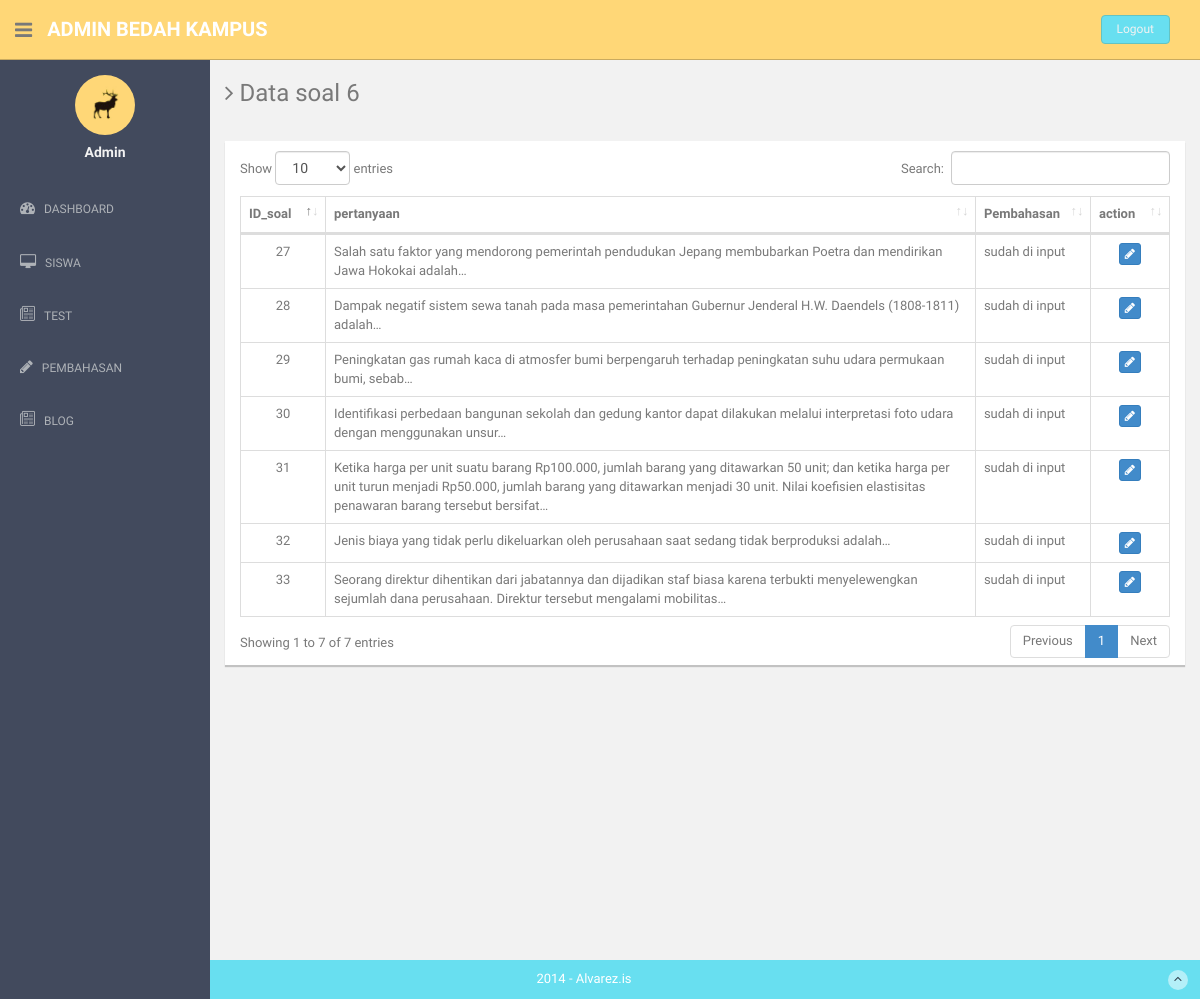
/index.php/admin/dftr_pembahasan?id_tes=6, run on an earlier commit of the app's database.
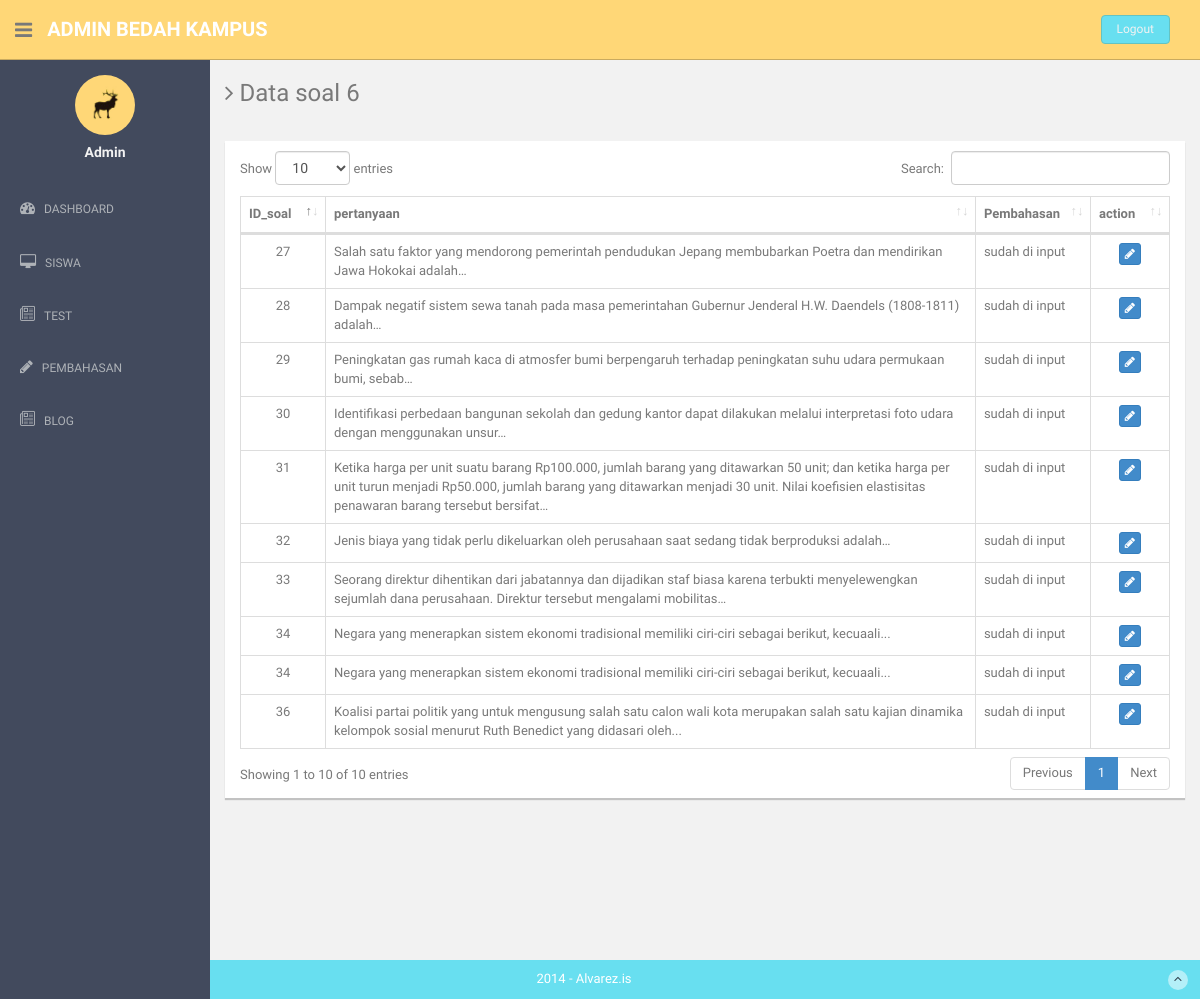
And on a later commit of the database.
### tables this page shows
CREATE TABLE `pembahasan` (
  `id_pembahasan` int(11) NOT NULL,
  `id_soal` int(11) NOT NULL,
  `link` text NOT NULL,
  `isi` text NOT NULL
);

CREATE TABLE `soal` (
  `ID_soal` int(11) NOT NULL,
  `soal` text NOT NULL,
  `a` text NOT NULL,
  `b` text NOT NULL,
  `c` text NOT NULL,
  `d` text NOT NULL,
  `e` text NOT NULL,
  `kunci` varchar(2) NOT NULL,
  `id_tes` int(5) NOT NULL
);

### application/controllers/Admin.php (called while the page is built, shortened)
<?php
class Admin extends CI_Controller
{
	public function __construct(){
        $this->load->model('Madmin');
		$this->load->model('Msoal');
    }
	public function dftr_pembahasan(){
		$id_tes = $_GET['id_tes'];
		$data['soal'] = $this->Msoal->dftr_soalp($id_tes)->result();
		$this->load->view('admin/daftar_pembahasan',$data);
	}
}
?>

### index.php (called while the page is built, shortened)
<?php
require_once BASEPATH.'core/CodeIgniter.php';

### application/models/Msoal.php (called while the page is built, shortened)
<?php
class Msoal extends CI_model {
	public function dftr_soalp($id_tes){
		$this->db->select('*');
		$this->db->from('pembahasan');
		$this->db->join('soal', 'pembahasan.id_soal = soal.ID_soal');
		$this->db->where('id_tes',$id_tes);
		return $this->db->get();
	}
}
?>

### application/views/admin/daftar_pembahasan.php (the view, shortened to what this page needs)
<!DOCTYPE html>
<html lang="en">
  <head>
    <link href="<?php echo base_url('dst/assets/css/bootstrap.css '); ?>" rel="stylesheet">
    <link href="<?php echo base_url('dst/datatables/dataTables.bootstrap4.css'); ?>" rel="stylesheet">
    <link href="<?php echo base_url('dst/assets/font-awesome/css/font-awesome.css '); ?>" rel="stylesheet" />
    <link rel="stylesheet" type="text/css" href="<?php echo base_url('dst/assets/css/zabuto_calendar.css '); ?>">
    <link rel="stylesheet" type="text/css" href="<?php echo base_url('dst/assets/js/gritter/css/jquery.gritter.css '); ?>" />
    <link rel="stylesheet" type="text/css" href="<?php echo base_url('dst/assets/lineicons/style.css '); ?>">
    <link href="<?php echo base_url('dst/assets/css/style.css '); ?>" rel="stylesheet">
    <link href="<?php echo base_url('dst/assets/css/style-responsive.css '); ?>" rel="stylesheet">
  </head>
  <body>
  <section id="container" >
      <header class="header black-bg">
              <div class="sidebar-toggle-box">
                  <div class="fa fa-bars tooltips" data-placement="right" data-original-title="Toggle Navigation"></div>
              </div>
            <a href="index.html" class="logo"><b>Admin Bedah kampus</b></a>
            <div class="top-menu">
              <ul class="nav pull-right top-menu">
                    <li><a class="logout" href="logout">Logout</a></li>
              </ul>
            </div>
        </header>
     <?php include 'navbar.php'; ?>
      <section id="main-content">
          <section class="wrapper site-min-height">
            <h3><i class="fa fa-angle-right"></i> Data soal <?php echo $_GET['id_tes']; ?></h3>
            <div class="row mt">
              <div class="col-lg-12" >
              <p>
                <div class="card mb-3" style="height: 100%">
                  <div class="card-header" style="padding-bottom: 10px"> </div>
                  <div class="card-body">
                    <div class="table-responsive">
                      <table class="table table-bordered" id="dataTable" width="100%" cellspacing="0">
                        <thead>
                          <tr>
                            <th width="30px">ID_soal</th>
                            <th width="70%">pertanyaan</th>
                            <th width="10%">Pembahasan</th>
                            <th width="30px">action</th>
                          </tr>
                        </thead>
                        <tbody>
                          <?php foreach ($soal as $row) {
                            $pertnyaan =  $row->soal;
                            if ($row->isi!==" ") {
                              $pembahasan = "sudah di input";
                            }
                            else{
                              $pembahasan = "belum di input";
                            }
                            $id_tes = $_GET['id_tes'];
                            echo "<tr>
                            <td><center>$row->ID_soal</center></td>
                            <td>".strip_tags($pertnyaan)."</td>
                            <td>$pembahasan</td>
                            <td><center><a href='pembahasan?id_sl=$row->id_pembahasan&id_tes=$id_tes'><button class='btn btn-primary btn-xs'><i class='fa fa-pencil'></i></button></a></center></td>
                          </tr>";
                          } ?>
                        </tbody>
                      </table>
                    </div>
                  </div>
                </div></p>
              </div>
            </div>
    </section><! --/wrapper -->
      </section>
      <footer class="site-footer">
          <div class="text-center">
              2014 - Alvarez.is
              <a href="index.html#" class="go-top">
                  <i class="fa fa-angle-up"></i>
              </a>
          </div>
      </footer>
  </section>
  </body>
</html>

What changed in the data, as far as the page shows it:
added pembahasan: id_soal.ID_soal "34", id_soal.soal "Negara yang menerapkan sistem ekonomi tradisional memiliki ciri-ciri sebagai berikut, kecuaali...", isi "sudah di input"
added pembahasan: id_soal.ID_soal "34", id_soal.soal "Negara yang menerapkan sistem ekonomi tradisional memiliki ciri-ciri sebagai berikut, kecuaali...", isi "sudah di input"
added pembahasan: id_soal.ID_soal "36", id_soal.soal "Koalisi partai politik yang untuk mengusung salah satu calon wali kota merupakan salah satu kajian dinamika kelompok sosial menurut Ruth Benedict yang didasari oleh...", isi "sudah di input"
Also different on the page:
text written by a page script: "Show entries Search: Showing 1 to 7 of 7 entries Previous 1 Next" → "Show entries Search: Showing 1 to 10 of 10 entries Previous 1 Next"
